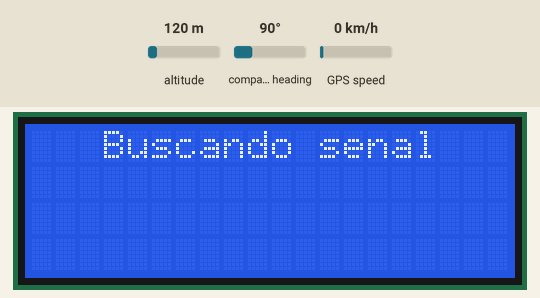
Recording of a sketch running on a simulated Arduino Uno, built with avr-gcc and run on an emulated ATmega328P. Shown: 20×4 character LCD. Inputs (shaded band) come from the test bench; at power-on: altitude 120 m, compass heading 90°, GPS speed 0 km/h. The GPS gets a fix after 3 s at 37.7749, -122.4194 with 8 satellites; what the sketch prints to the serial monitor is not drawn.

Above: at 0.2 s.
At 4.2 s:
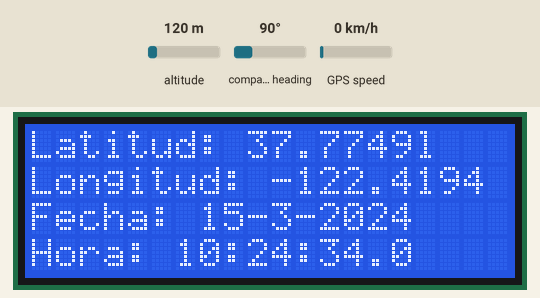
At 9.2 s:
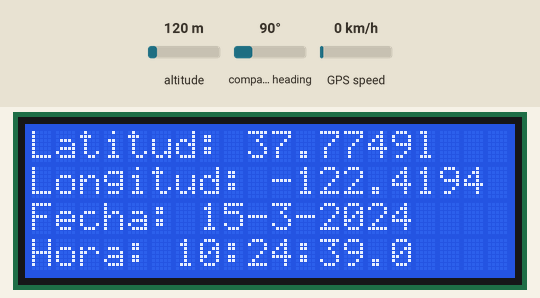
At 19.2 s:
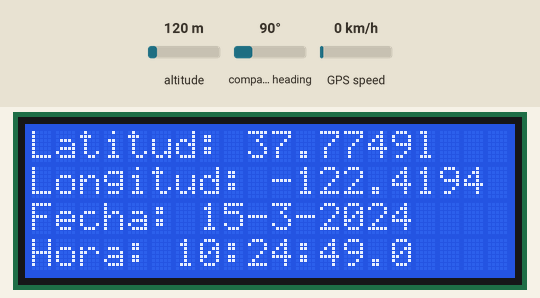
At 27.2 s:
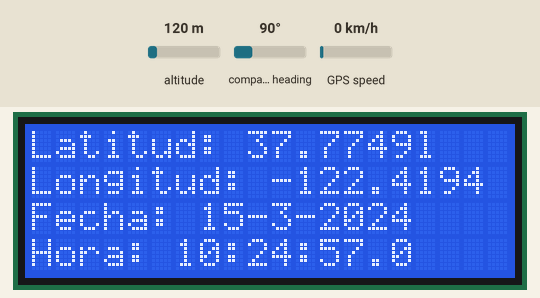
At 38.2 s:
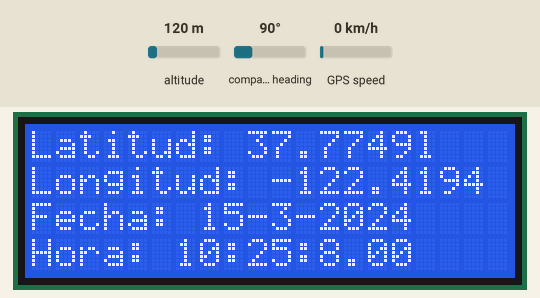

Measured:
- what the display in image 1 shows lasts 1.0 s, from 4.2 s to 5.2 s

The sketch:

Display_LCD_20_x_4.ino
```cpp
/* Conexion pines LCD
     ESP32           I2C
        D21          SDA
        D22          SCL
  */

  #include <SoftwareSerial.h>  //incluimos SoftwareSerial
  #include <TinyGPS.h>         //incluimos TinyGPS
  #include <LiquidCrystal_I2C.h>

  //Crear el objeto lcd  dirección  0x3F y 16 columnas x 2 filas
   LiquidCrystal_I2C lcd(0x27,20,4);  // A4 (SDA); A5(SCL)

  TinyGPS gps;  //Declaramos el objeto GPS
  SoftwareSerial serialgps(17,16);      //Declaramos el pin 17 (Tx del GPS) y 16 (Rx del GPS)

  //Declaramos la variables para la obtención de datos
  int year;
  byte month, day, hour, minute, second, hundredths;
  unsigned long chars;
  unsigned short sentences, failed_checksum;

  void setup()
  {

  lcd.init();
  lcd.backlight();
  lcd.clear();

   Serial.begin(115200);  //Iniciamos el puerto serie
   serialgps.begin(9600); //Iniciamos el puerto serie del gps


   //Imprimimos en el monitor serial:
   Serial.println("");
   Serial.println("GPS GY-GPS6MV2 Leantec");
   Serial.println(" ---Buscando senal--- ");

   lcd.print("   Buscando senal   ");


  }


  void loop()
  {

   while(serialgps.available())
   {
    int c = serialgps.read();
    if(gps.encode(c))

    {

     //lcd.clear();
     float latitude, longitude;
     gps.f_get_position(&latitude, &longitude);
     Serial.print("Latitud/Longitud: ");
     lcd.setCursor(0,0);
     lcd.print("Latitud: ");
     lcd.print(latitude,4);
     Serial.print(latitude,4);

     lcd.setCursor(0,1);
     lcd.print("Longitud: ");


     Serial.print(",");

     Serial.println(longitude,4);
     lcd.print(longitude,4);

     lcd.setCursor(0,2);
     gps.crack_datetime(&year,&month,&day,&hour,&minute,&second,&hundredths);
     Serial.print("Fecha: "); Serial.print(day, DEC); Serial.print("-");
     lcd.print("Fecha: "); lcd.print(day, DEC); lcd.print("-");
     Serial.print(month, DEC); Serial.print("-"); Serial.print(year);
     lcd.print(month, DEC); lcd.print("-"); lcd.print(year);


     lcd.setCursor(0,3);
     gps.crack_datetime(&year,&month,&day,&hour,&minute,&second,&hundredths);
     Serial.print("Hora: "); Serial.print(hour, DEC); Serial.print(":");
     lcd.print("Hora: "); lcd.print(hour, DEC); lcd.print(":");
     Serial.print(minute, DEC); Serial.print(":"); Serial.print(second, DEC);
     lcd.print(minute, DEC); lcd.print(":"); lcd.print(second, DEC);
     Serial.print("."); Serial.println(hundredths, DEC);
     lcd.print("."); lcd.print(hundredths, DEC);


     Serial.print("Altitud (metros): "); Serial.println(gps.f_altitude());


     Serial.print("Rumbo (grados): "); Serial.println(gps.f_course());


     Serial.print("Velocidad(kmph): "); Serial.println(gps.f_speed_kmph());

    // lcd.setCursor(0,3);
     Serial.print("Satelites: "); Serial.println(gps.satellites());
     //lcd.print("Satelites: "); lcd.println(gps.satellites());

     Serial.println();


     gps.stats(&chars, &sentences, &failed_checksum);
    }
   }
  }
```
